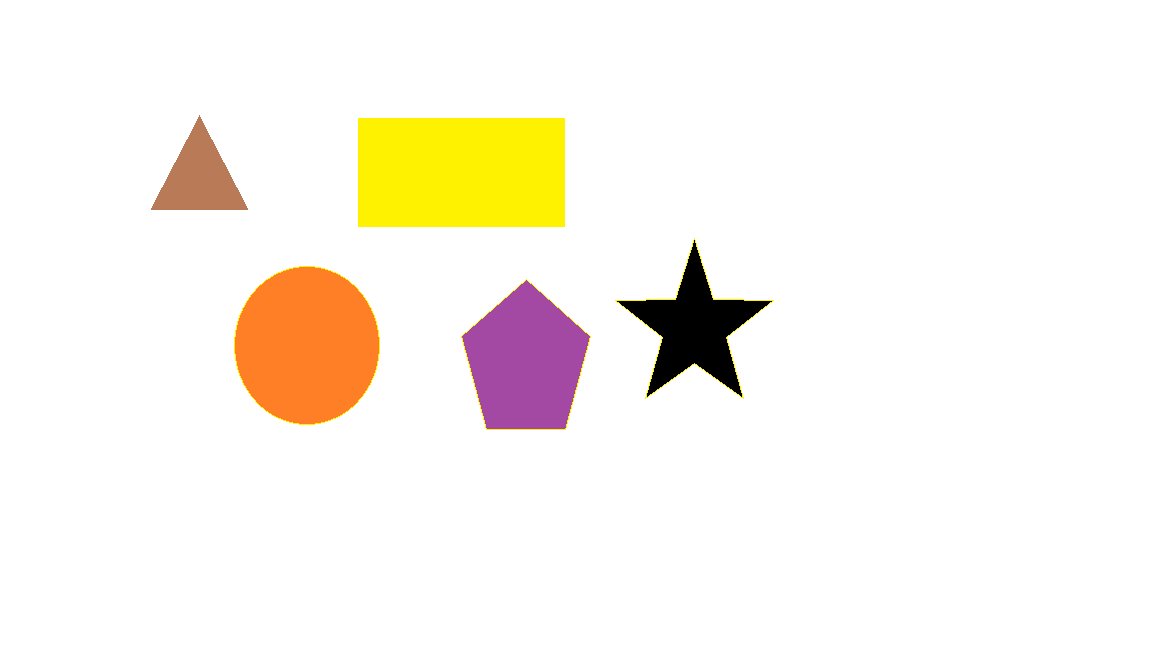
#> input picture gb1.png, 1152 x 648 px; its folder holds 3 pictures in this run
$ python Kuning.py
#> lines starting #> are read from the running program, lines starting #| are printed output that depends on the picture; after the words box and inside, x2 and y2 are one past the last pixel; in counts of white or black regions, pixels touching at a corner belong together
import cv2
import numpy as np
for i in range(1,4):
 img=cv2.imread('gb'+str(i)+'.png',1)
#> img is the input picture: shape (648, 1152, 3); mean B, G, R 236.2, 244.7, 250.1
 hsv = cv2.cvtColor(img, cv2.COLOR_BGR2HSV)
#> hsv: shape (648, 1152, 3); mean H, S, V 3.9, 16.6, 250.1

 lower_warna = np.array([20, 100, 100])
 upper_warna = np.array([40, 255, 255])
 mask1 = cv2.inRange(hsv, lower_warna, upper_warna)
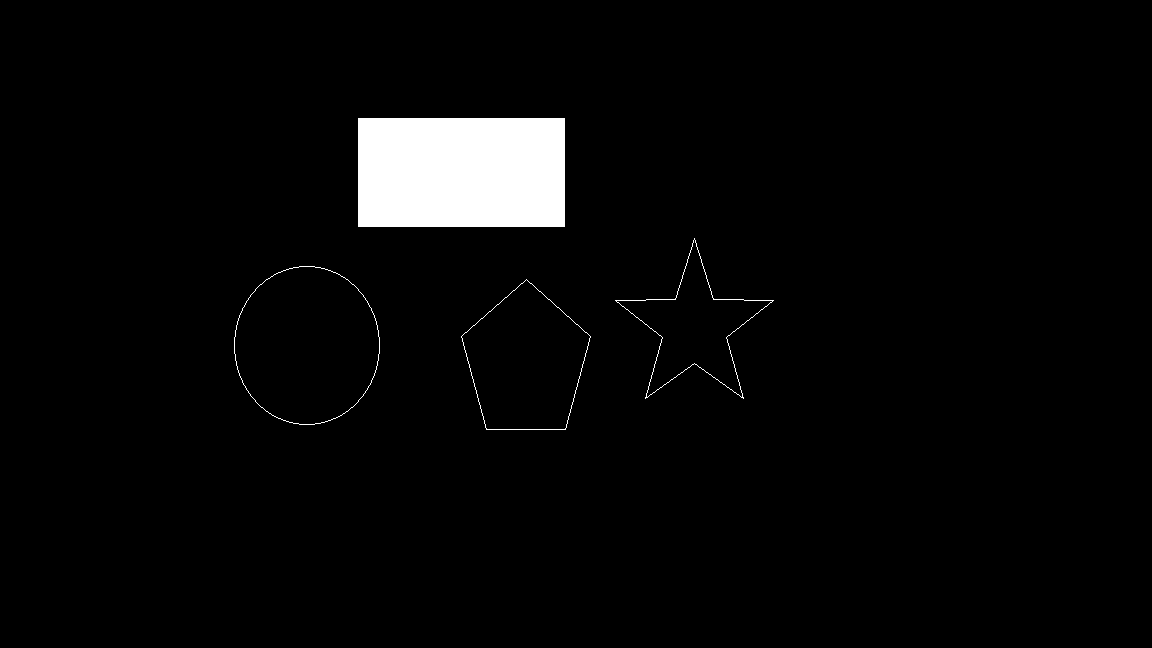
#> mask1: shape (648, 1152); 3.2% white; 4 white regions, box (x1, y1, x2, y2) and area: (358, 118, 565, 227) 22563, (615, 238, 774, 399) 555, (234, 266, 380, 425) 430, (461, 279, 591, 430) 394

 mask = mask1

 new_img = cv2.bitwise_and(img, img, mask = mask)
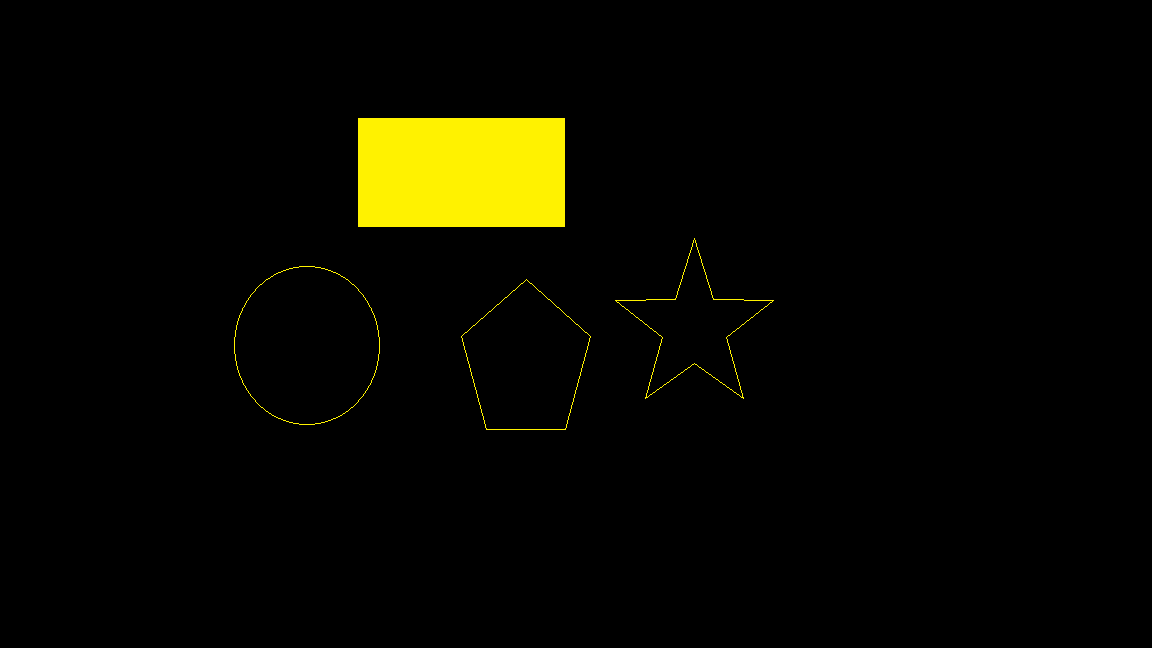
#> new_img: shape (648, 1152, 3); mean B, G, R 0, 7.8, 8.2

 cv2.imshow('mask',mask)
 cv2.imshow('image', img)

 cv2.waitKey(0)
 cv2.destroyAllWindows()
#> pass 2 of the loop `for i in range(1,4):`:
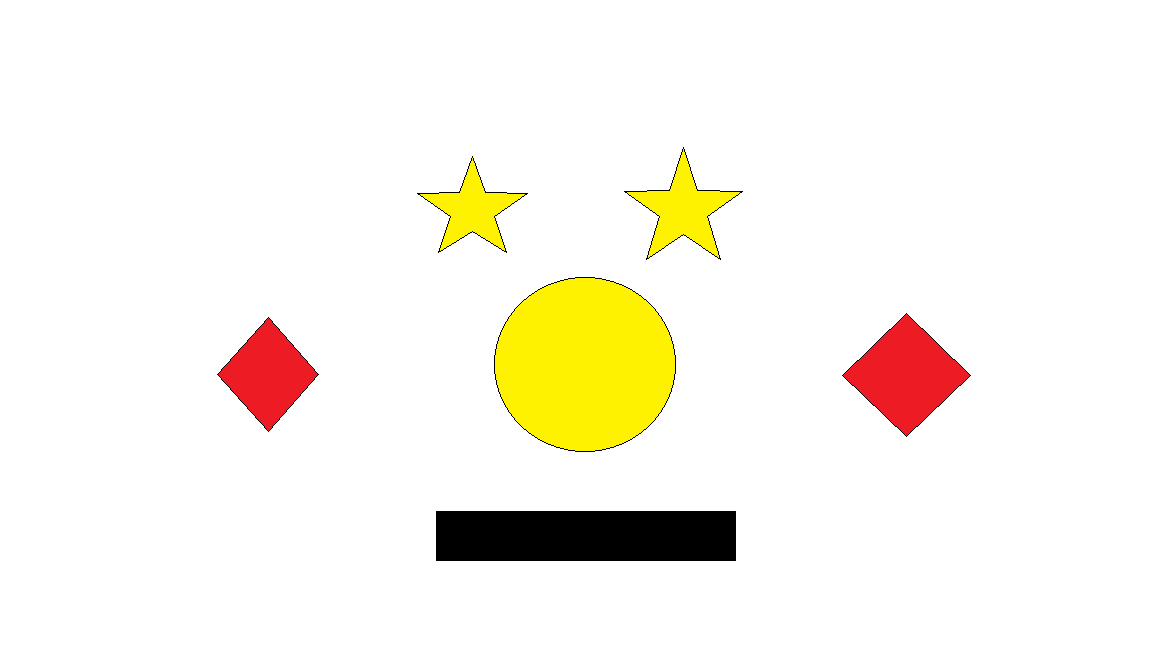
#> input picture gb2.png, 1152 x 648 px
#> img is the input picture: shape (648, 1152, 3); mean B, G, R 234.4, 244.6, 249
#> hsv: shape (648, 1152, 3); mean H, S, V 4.4, 15, 249
#> `mask1 = cv2.inRange(hsv, lower_warna, upper_warna)`:
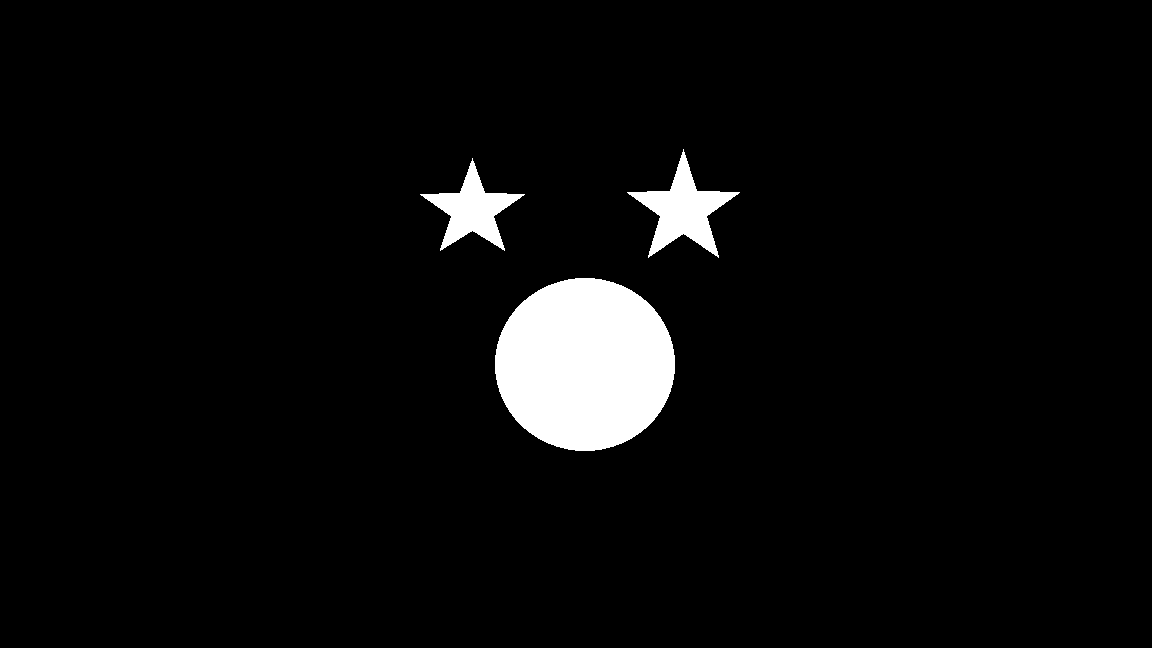
#> mask1: shape (648, 1152); 4.3% white; 3 white regions, box (x1, y1, x2, y2) and area: (495, 278, 675, 451) 24471, (627, 149, 740, 258) 4247, (420, 158, 525, 251) 3429
#> `new_img = cv2.bitwise_and(img, img, mask = mask)`:
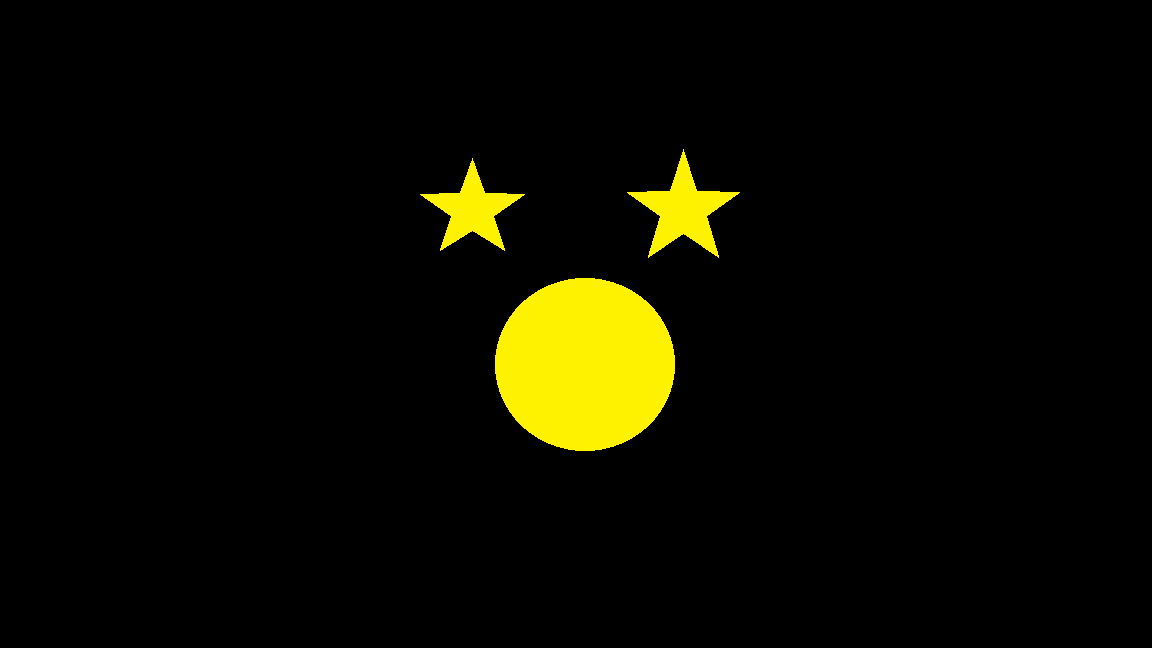
#> new_img: shape (648, 1152, 3); mean B, G, R 0, 10.4, 11
#> pass 3 of the loop `for i in range(1,4):`:
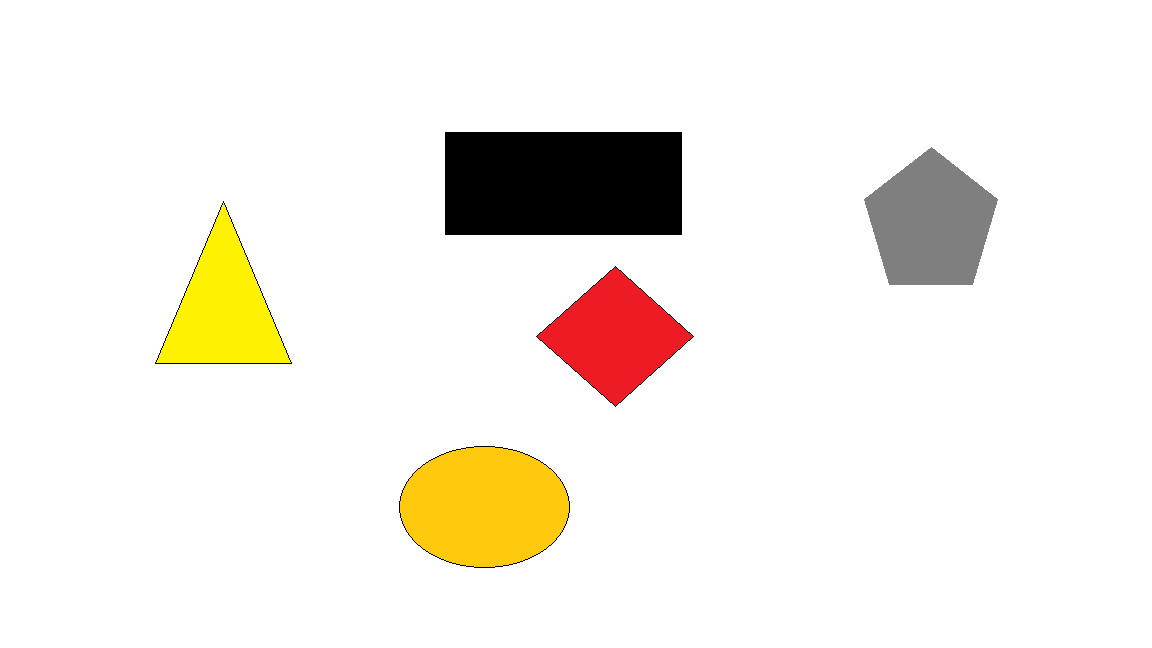
#> input picture gb3.png, 1152 x 648 px
#> img is the input picture: shape (648, 1152, 3); mean B, G, R 232, 239.4, 243.8
#> hsv: shape (648, 1152, 3); mean H, S, V 3.5, 12.1, 243.8
#> `mask1 = cv2.inRange(hsv, lower_warna, upper_warna)`:
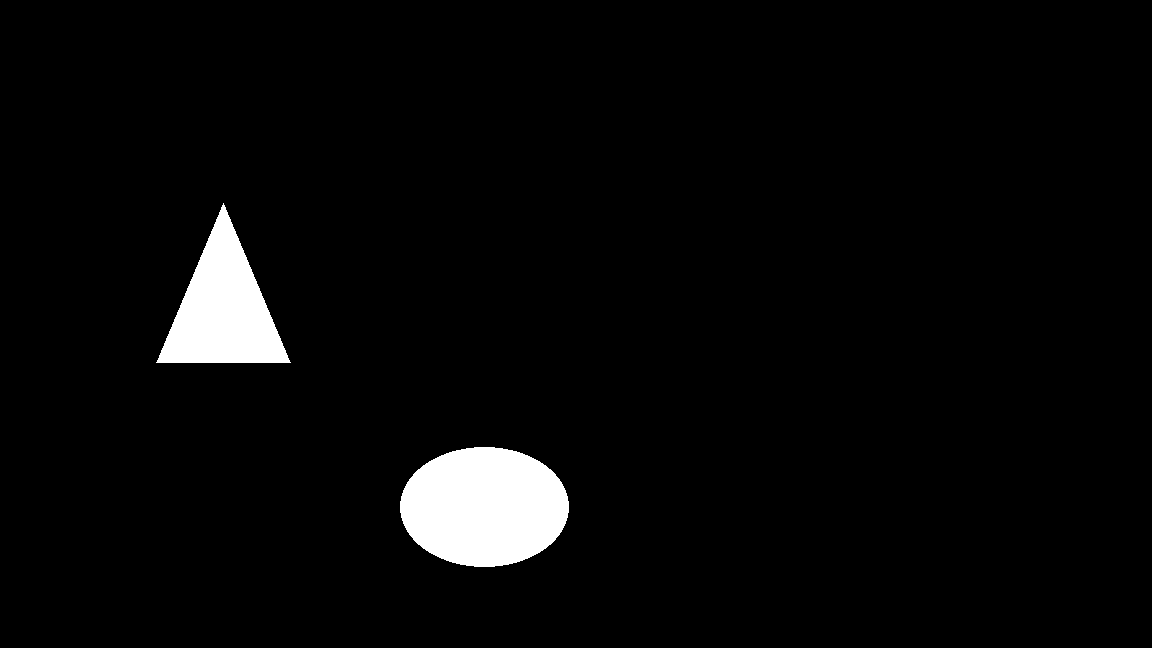
#> mask1: shape (648, 1152); 3.6% white; 2 white regions, box (x1, y1, x2, y2) and area: (400, 447, 569, 567) 15934, (156, 203, 291, 363) 10788
#> `new_img = cv2.bitwise_and(img, img, mask = mask)`:
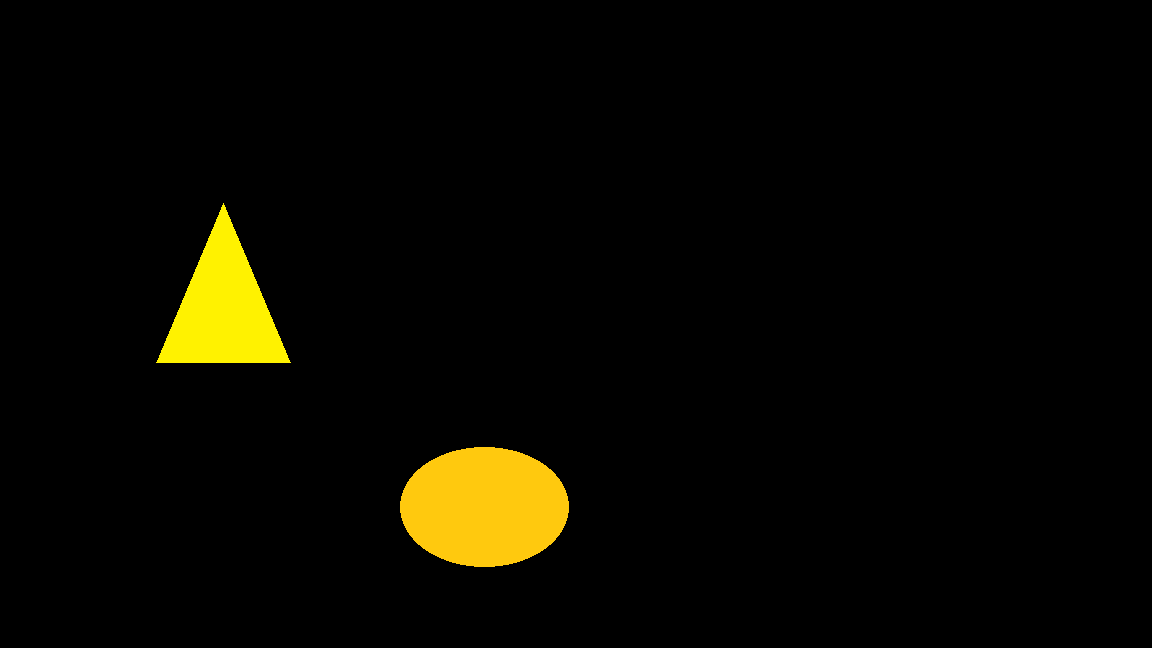
#> new_img: shape (648, 1152, 3); mean B, G, R 0.3, 7.8, 9.1
